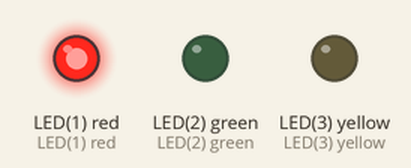
Simulated run of this program. Board: pyboard running MicroPython. Shown: output pins drawn as LEDs (lit = HIGH).

Above: at 0.5 s.
At 1.5 s:
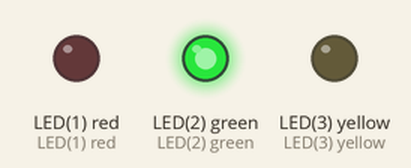
At 5.5 s:
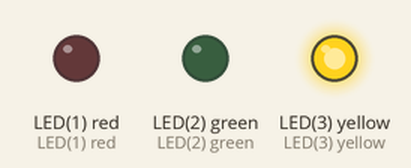
Timing chart, 0 to 6.9 s (numbered marks = the images above):
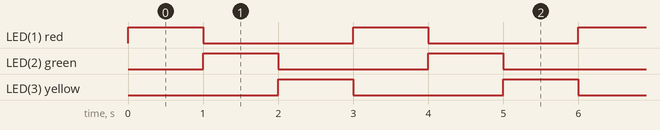

The program:

led_r_g_b_blink.py
```python
# LED Control Example
#
# This example shows how to control your OpenMV Cam's built-in LEDs. Use your
# smart phone's camera to see the IR LEDs.

import time
from pyb import LED

red_led = LED(1)
green_led = LED(2)
blue_led = LED(3)

while True:
    for led in [red_led, green_led, blue_led]:
        led.on()
        time.sleep_ms(1000)
        led.off()
```

Measured:
- by itself, LED(1) red, LED(2) green, LED(3) yellow: alternates HIGH for 1.0 s and LOW for 2.0 s
- by itself, everything shown: repeats every 3.0 s, in 3 steps
